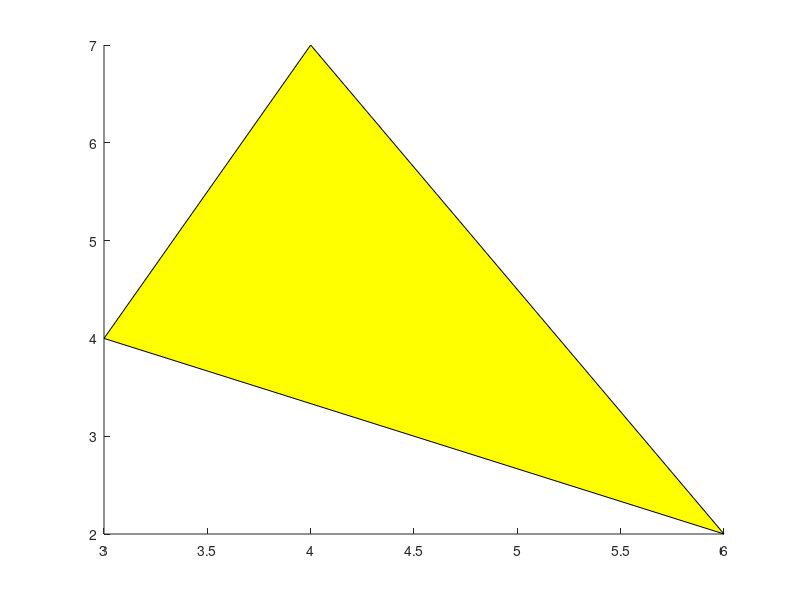

Reproduce this figure in MATLAB. (Note: this script raises an error after producing the figure.)
clc;
clear all;

x=[3,6,4];
y=[4,2,7];
patch(x,y,[1 1 0]);


shiftX=10;
shiftY=5;
[x,y]=translationTri(x,y,shiftX,shiftY);
patch(x,y,[0 1 0]);

multiX=4;
multiY=3;
[x,y]=zoomTri(x,y,multiX,multiY);
patch(x,y,[0 0 1]);

rotateAngle=2;
[x,y]=rotateTri(x,y,rotateAngle);
patch(x,y,[1 0 0]);